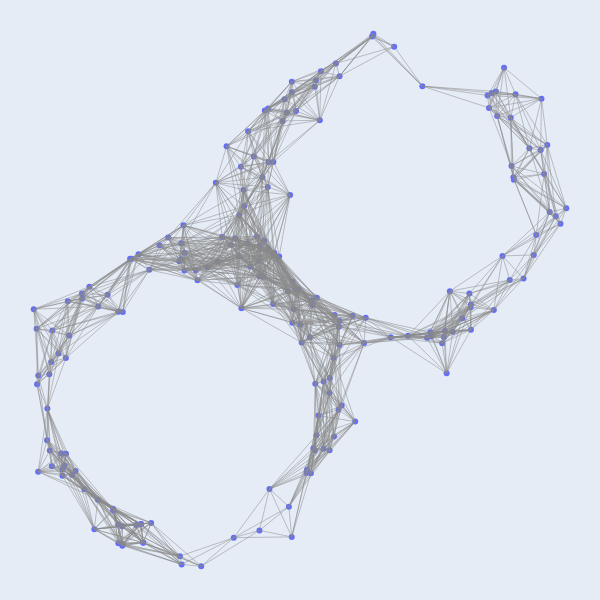

The code cell stored with this chart in its notebook:
### Markdown cell above
To create a Vietoris-Rips complex, we need to specify:
1. A way to compute pairwise distances between points (e.g. a distance matrix)
2. A threshold parameter
3. The maximum dimension of simplex to create

In practice, we don't create high dimensional simplices in the Rips complexes, hence point 3 above.  If we restrict ourselves to the $k$-simplices, there are $k+1$ points needed to define a $k$-simplex.  Thus, the total possible number of $k$-simplices is $\binom{n}{k+1} = O(n^{k+1})$.  The total number of possible simplices of any dimension is $n! = O(n^n)$ (or more informatively $\omega(n^{\lambda n}$ for any $0\le \lambda < 1$).  For small threshold parameters, things may not be too bad, but you'll quickly run out of memory on your computer if you're not careful.

### Code cell
pdist = distance.squareform(distance.pdist(X, 'euclidean'))

R = bats.RipsComplex(bats.Matrix(pdist), 0.5, 2) # connect points within distance 0.5
fig = ScatterVisualization(R, pos=X)
fig.update_layout(width=600, height=600, showlegend=False, margin=dict(l=0, r=0, t=0, b=0))
fig.update_xaxes(visible=False)
fig.update_yaxes(visible=False)
fig.write_image("images/03/sample_0.5.pdf")
fig.show()

### Figure 1 — Plotly figure (JSON) as saved in the notebook; plotly's stock layout.template omitted (floating-point values rounded to 4 significant figures; data arrays with more than 128 entries replaced by an {"elided": "..."} marker saying what was removed)
{"data": [{"mode": "markers", "type": "scatter", "x": {"elided": "200 float values"}, "y": {"elided": "200 float values"}}, {"hoverinfo": "none", "line": {"color": "#888", "width": 0.5}, "mode": "lines", "type": "scatter", "x": {"elided": "5721 float values"}, "y": {"elided": "5721 float values"}}], "layout": {"height": 600, "margin": {"b": 0, "l": 0, "r": 0, "t": 0}, "showlegend": false, "width": 600, "xaxis": {"visible": false}, "yaxis": {"visible": false}}}
